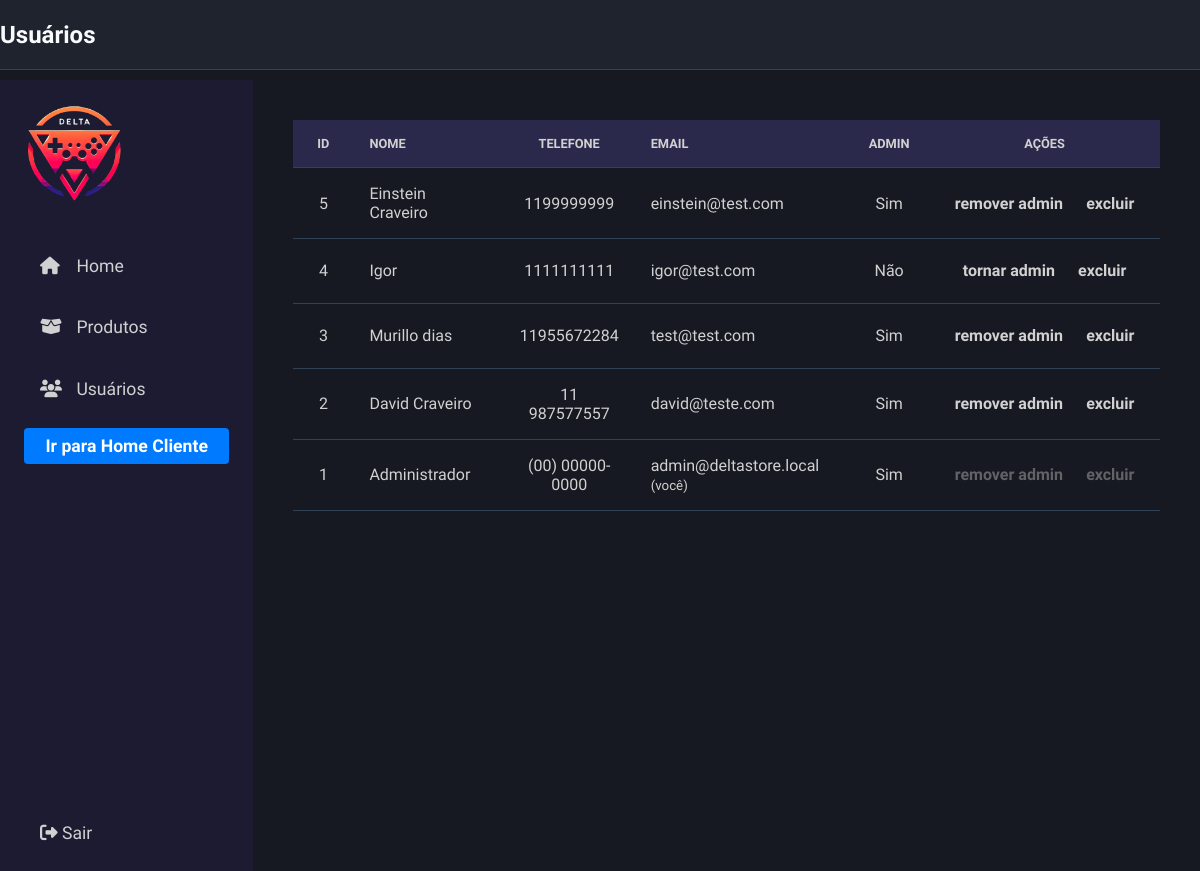
Page /src/pages/admin/admin-usuarios.php (signed in) on the earlier database version.
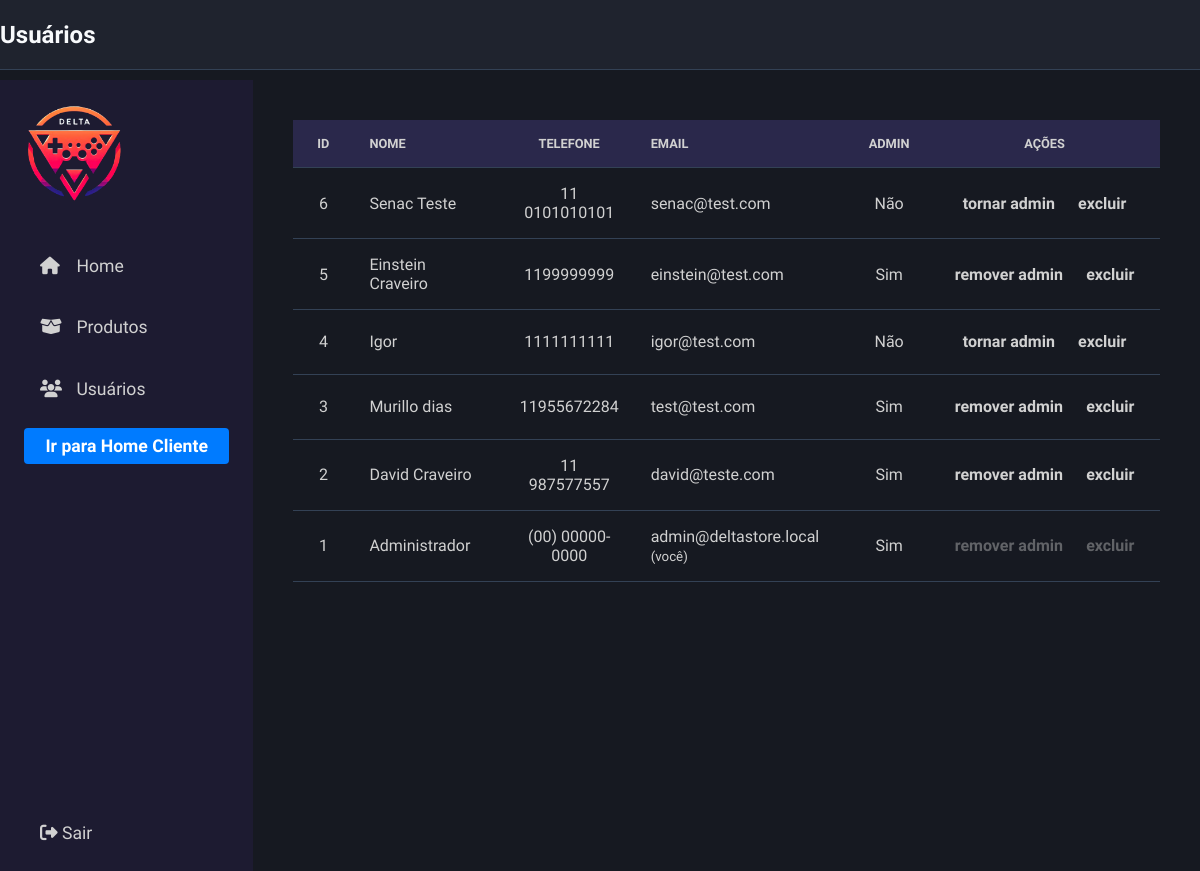
Same page on the later database version.
### tables this page shows
CREATE TABLE users (
    id INTEGER PRIMARY KEY AUTOINCREMENT,
    nome TEXT NOT NULL,
    telefone TEXT NOT NULL,
    email TEXT UNIQUE NOT NULL,
    password TEXT NOT NULL,
    is_admin INTEGER DEFAULT 0
);

### src/includes/db.php (called while the page is built, shortened)
<?php
$dbFile = __DIR__ . '/../db/database.sqlite';
try {
    $pdo = new PDO('sqlite:' . $dbFile);
    $pdo->setAttribute(PDO::ATTR_ERRMODE, PDO::ERRMODE_EXCEPTION);
} catch (Exception $e) {
    die('Erro ao conectar ao banco: ' . $e->getMessage());
}
function queryAll($sql, $params = []) {
    global $pdo;
    $stmt = $pdo->prepare($sql);
    $stmt->execute($params);
    return $stmt->fetchAll(PDO::FETCH_ASSOC);
}

### src/pages/admin/admin-usuarios.php (the view, shortened to what this page needs)
<?php
require_once __DIR__ . '/../../includes/db.php';
$users = queryAll('SELECT id, nome, telefone, email, is_admin FROM users ORDER BY id DESC');
?>
<!DOCTYPE html>
<html lang="pt-br">
<head>
    <link rel="stylesheet" href="https://cdnjs.cloudflare.com/ajax/libs/font-awesome/6.4.0/css/all.min.css">
    <link rel="stylesheet" href="/src/pages/admin/styles/admin-style.css">
    <link rel="stylesheet" href="/src/pages/client/styles/style.css">
</head>
<body>
    <div class="admin-container">
        <aside class="sidebar">
            <div class="sidebar-header">
                <img src="/src/assets/images/logodelta.png" alt="Logo Delta" class="sidebar-logo">
            </div>
            <nav class="sidebar-nav">
                <ul>
                    <li><a href="/src/pages/admin/admin-index.php"><i class="fas fa-home"></i> Home</a></li>
                    <li><a href="/src/pages/admin/admin-produtos.php"><i class="fas fa-box-open"></i> Produtos</a></li>
                    <li class="active"><a href="/src/pages/admin/admin-usuarios.php"><i class="fas fa-users"></i> Usuários</a></li>
                </ul>
                <div style="margin: 1rem 0 0 0; text-align: center;">
                    <a href="/src/pages/client/index.php" class="btn btn-accent" style="display:inline-block; padding:8px 16px; background:#007bff; color:#fff; border-radius:4px; text-decoration:none;">Ir para Home Cliente</a>
                </div>
            </nav>
            <div class="sidebar-footer">
                <a href="/src/actions/logout.php"><i class="fas fa-sign-out-alt"></i> Sair</a>
            </div>
        </aside>
        <main class="main-content">
            <header class="main-header">
                <h2>Usuários</h2>
            </header>
            <section class="content-table">
                <table>
                    <thead>
                        <tr>
                            <th>ID</th>
                            <th>Nome</th>
                            <th>Telefone</th>
                            <th>Email</th>
                            <th>Admin</th>
                            <th>Ações</th>
                        </tr>
                    </thead>
                    <tbody>
                        <?php foreach($users as $u): ?>
                        <tr>
                            <td><?php echo $u['id']; ?></td>
                            <td><?php echo htmlspecialchars($u['nome']); ?></td>
                            <td><?php echo htmlspecialchars($u['telefone']); ?></td>
                            <td><?php echo htmlspecialchars($u['email']); ?>
                                <?php if (!empty($_SESSION['user_id']) && $_SESSION['user_id'] == $u['id']): ?>
                                    <small> (você)</small>
                                <?php endif; ?>
                            </td>
                            <td><?php echo !empty($u['is_admin']) ? 'Sim' : 'Não'; ?></td>
                            <td class="actions">
                                <form action="/src/actions/admin_toggle_admin.php" method="post">
                                    <?php $disable_toggle = (!empty($_SESSION['user_id']) && $_SESSION['user_id'] == $u['id']); ?>
                                    <button class="edit" type="submit" <?php echo $disable_toggle ? 'disabled' : ''; ?>>
                                        <?php echo !empty($u['is_admin']) ? 'remover admin' : 'tornar admin'; ?>
                                    </button>
                                </form>
                                <form action="/src/actions/admin_delete_user.php" method="post" onsubmit="return confirm('Confirma exclusão do usuário <?php echo htmlspecialchars($u['email']); ?>?');">
                                    <?php $disable_delete = (!empty($_SESSION['user_id']) && $_SESSION['user_id'] == $u['id']); ?>
                                    <button class="delete" type="submit" <?php echo $disable_delete ? 'disabled' : ''; ?>>excluir</button>
                                </form>
                            </td>
                        </tr>
                        <?php endforeach; ?>
                    </tbody>
                </table>
            </section>
        </main>
    </div>
</body>
</html>

Differences in the rows shown:
added users: id "6", nome "Senac Teste", telefone "11 0101010101", email "senac@test.com", is_admin "Não"
